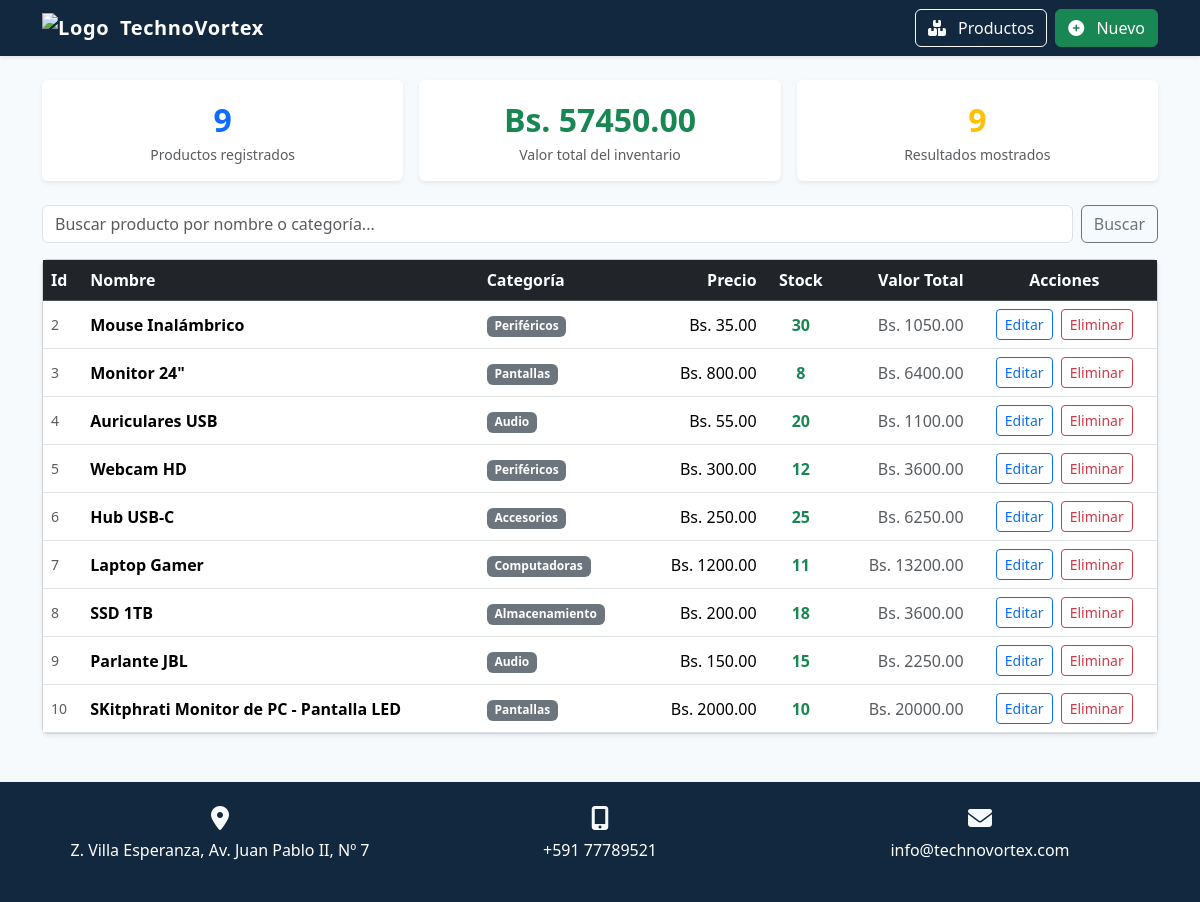
The page / on the database its author committed.
### tables this page shows
CREATE TABLE productos (
            id        INTEGER PRIMARY KEY AUTOINCREMENT,
            nombre    TEXT    NOT NULL,
            categoria TEXT    NOT NULL,
            precio    REAL    NOT NULL,
            stock     INTEGER NOT NULL
        );

### app.py (the view)
@app.route("/")
def index():
    db    = get_db()
    busca = request.args.get("q", "").strip()
    if busca:
        productos = db.execute(
            "SELECT * FROM productos WHERE nombre LIKE ? OR categoria LIKE ? ORDER BY id",
            (f"%{busca}%", f"%{busca}%")
        ).fetchall()
    else:
        productos = db.execute("SELECT * FROM productos ORDER BY id").fetchall()
    total_items  = db.execute("SELECT COUNT(*) FROM productos").fetchone()[0]
    total_valor  = db.execute("SELECT SUM(precio * stock) FROM productos").fetchone()[0] or 0
    return render_template("index.html",
                           productos=productos,
                           total_items=total_items,
                           total_valor=total_valor,
                           busca=busca)

### app.py (called while the page is built)
def get_db():
    if "db" not in g:
        g.db = sqlite3.connect(DATABASE)
        g.db.row_factory = sqlite3.Row
    return g.db

### templates/index.html (shortened to what this page needs)
{% extends "base.html" %}
{% block content %}
<div class="row g-3 mb-4">
  <div class="col-sm-4">
    <div class="card border-0 shadow-sm text-center py-3">
      <div class="fs-2 fw-bold text-primary">{{ total_items }}</div>
      <div class="text-muted small">Productos registrados</div>
    </div>
  </div>
  <div class="col-sm-4">
    <div class="card border-0 shadow-sm text-center py-3">
      <div class="fs-2 fw-bold text-success">Bs. {{ "%.2f"|format(total_valor) }}</div>
      <div class="text-muted small">Valor total del inventario</div>
    </div>
  </div>
  <div class="col-sm-4">
    <div class="card border-0 shadow-sm text-center py-3">
      <div class="fs-2 fw-bold text-warning">{{ productos | length }}</div>
      <div class="text-muted small">Resultados mostrados</div>
    </div>
  </div>
</div>
<form method="GET" class="d-flex gap-2 mb-3">
  <input type="text" name="q" value="{{ busca }}"
         class="form-control" placeholder="Buscar producto por nombre o categoría...">
  <button type="submit" class="btn btn-outline-secondary">Buscar</button>
</form>
{% if productos %}
<div class="card shadow-sm">
  <div class="card-body p-0">
    <table class="table table-hover align-middle mb-0">
      <thead class="table-dark">
        <tr>
          <th>Id</th>
          <th>Nombre</th>
          <th>Categoría</th>
          <th class="text-end">Precio</th>
          <th class="text-center">Stock</th>
          <th class="text-end">Valor Total</th>
          <th class="text-center">Acciones</th>
        </tr>
      </thead>
      <tbody>
        {% for p in productos %}
        <tr>
          <td class="text-muted small">{{ p.id }}</td>
          <td class="fw-semibold">{{ p.nombre }}</td>
          <td>
            <span class="badge bg-secondary badge-categoria">{{ p.categoria }}</span>
          </td>
          <td class="text-end">Bs. {{ "%.2f"|format(p.precio) }}</td>
          <td class="text-center">
            <span class="{{ 'stock-low' if p.stock <= 5 else 'stock-ok' }}">
              {{ p.stock }}
            </span>
          </td>
          <td class="text-end text-muted">Bs. {{ "%.2f"|format(p.precio * p.stock) }}</td>
          <td class="text-center">
            <a href="/editar/{{ p.id }}" class="btn btn-sm btn-outline-primary me-1">Editar</a>
            <form action="/eliminar/{{ p.id }}" method="POST" class="d-inline"
                  onsubmit="return confirm('¿Eliminar {{ p.nombre }}?')">
              <button class="btn btn-sm btn-outline-danger">Eliminar</button>
            </form>
          </td>
        </tr>
        {% endfor %}
      </tbody>
    </table>
  </div>
</div>
{% endif %}
{% endblock %}

### templates/base.html (shortened to what this page needs)
<!DOCTYPE html>
<html lang="es">
<head>
  <link rel="stylesheet" href="https://cdnjs.cloudflare.com/ajax/libs/font-awesome/6.4.0/css/all.min.css">
  <link href="https://cdn.jsdelivr.net/npm/bootstrap@5.3.3/dist/css/bootstrap.min.css" rel="stylesheet" />
</head>
<body>
  <nav class="navbar navbar-expand-md navbar-dark shadow-sm mb-4" style="background-color: #12283f;">
    <div class="container">
      <a class="navbar-brand d-flex align-items-center" href="/">
        <img src="https://tecnovax.com/wp-content/uploads/2023/03/X_RGB-e1679153868457.png" alt="Logo" , width="70" ,
          height="30" , class="d-inline-block align-text-top me-2">TechnoVortex
      </a>
      <div class="d-flex gap-2">
        <a href="/" class="btn btn-outline-light">
          <i class="fas fa-boxes me-2"></i> Productos
        </a>
        <a href="/nuevo" class="btn btn-success">
          <i class="fas fa-plus-circle me-2"></i> Nuevo
        </a>
      </div>
    </div>
  </nav>
  <div class="container pb-5">
    {% block content %}{% endblock %}
  </div>
  <footer class="text-white pt-4 pb-2 mt-auto" style="background-color: #12283f;">
    <div class="container text-center">
      <div class="row">
        <div class="col-md-4 mb-3">
          <i class="fas fa-map-marker-alt mb-2" style="font-size: 24px; color: #f7fafd;"></i>
          <p>Z. Villa Esperanza, Av. Juan Pablo II, Nº 7</p>
        </div>
        <div class="col-md-4 mb-3">
          <i class="fas fa-mobile-alt mb-2" style="font-size: 24px; color: #f7fafd;"></i>
          <p>+591 77789521</p>
        </div>
        <div class="col-md-4 mb-3">
          <i class="fas fa-envelope mb-2" style="font-size: 24px; color: #f7fafd;"></i>
          <p>info@technovortex.com</p>
        </div>
      </div>
    </div>
  </footer>
</body>
</html>

### templates/base.html (style rules this page uses)
html, body { height: 100%; margin: 0; }
body { display: flex; flex-direction: column; background: #f7fafd; position: relative; }
.navbar-brand { font-weight: 700; letter-spacing: .03em; }
.table th { white-space: nowrap; }
.badge-categoria { font-size: .75rem; }
.stock-ok { color: #198754; font-weight: 600; }
.container.pb-5 { flex: 1 0 auto; }
footer { flex-shrink: 0; }

### rows shown on the page
productos: id "2", nombre "Mouse Inalámbrico", categoria "Periféricos", precio "35.00", stock "30", p.precio*p.stock "1050.00"
productos: id "3", nombre "Monitor 24\"", categoria "Pantallas", precio "800.00", stock "8", p.precio*p.stock "6400.00"
productos: id "4", nombre "Auriculares USB", categoria "Audio", precio "55.00", stock "20", p.precio*p.stock "1100.00"
productos: id "5", nombre "Webcam HD", categoria "Periféricos", precio "300.00", stock "12", p.precio*p.stock "3600.00"
productos: id "6", nombre "Hub USB-C", categoria "Accesorios", precio "250.00", stock "25", p.precio*p.stock "6250.00"
productos: id "7", nombre "Laptop Gamer", categoria "Computadoras", precio "1200.00", stock "11", p.precio*p.stock "13200.00"
productos: id "8", nombre "SSD 1TB", categoria "Almacenamiento", precio "200.00", stock "18", p.precio*p.stock "3600.00"
productos: id "9", nombre "Parlante JBL", categoria "Audio", precio "150.00", stock "15", p.precio*p.stock "2250.00"
productos: id "10", nombre "SKitphrati Monitor de PC - Pantalla LED", categoria "Pantallas", precio "2000.00", stock "10", p.precio*p.stock "20000.00"

### other values the page prints
{{ total_items }} "9"
{{ "%.2f"|format(total_valor) }} "57450.00"
{{ productos | length }} "9"
